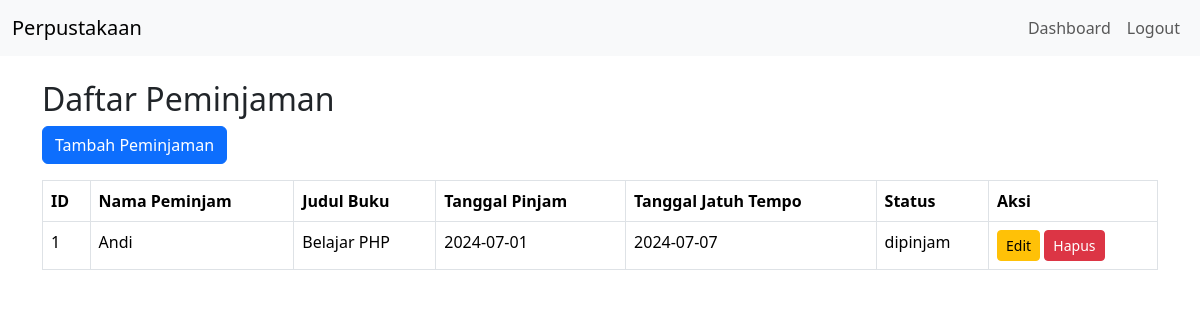
The app's page /manajemen_perpustakaan/peminjaman.php (signed in) with its own data.
### tables this page shows
CREATE TABLE `peminjaman` (
  `id_peminjaman` int NOT NULL,
  `id_buku` int NOT NULL,
  `nama_peminjam` varchar(255) NOT NULL,
  `tanggal_pinjam` date NOT NULL,
  `tanggal_jatuh_tempo` date NOT NULL,
  `tanggal_kembali` date DEFAULT NULL,
  `status` enum('dipinjam','dikembalikan') DEFAULT 'dipinjam',
  `dibuat_pada` timestamp NULL DEFAULT CURRENT_TIMESTAMP
);

CREATE TABLE `buku` (
  `id_buku` int NOT NULL,
  `judul` varchar(255) NOT NULL,
  `penulis` varchar(255) NOT NULL,
  `penerbit` varchar(255) NOT NULL,
  `tahun` int NOT NULL,
  `genre` varchar(100) DEFAULT NULL,
  `stok` int NOT NULL DEFAULT '0',
  `dibuat_pada` timestamp NULL DEFAULT CURRENT_TIMESTAMP
);

### manajemen_perpustakaan/peminjaman.php (the view, shortened to what this page needs)
<?php include('includes/header.php'); ?>
<h2>Daftar Peminjaman</h2>
<a href="tambah_peminjaman.php" class="btn btn-primary mb-3">Tambah Peminjaman</a>
<table class="table table-bordered">
    <thead>
        <tr>
            <th>ID</th>
            <th>Nama Peminjam</th>
            <th>Judul Buku</th>
            <th>Tanggal Pinjam</th>
            <th>Tanggal Jatuh Tempo</th>
            <th>Status</th>
            <th>Aksi</th>
        </tr>
    </thead>
    <tbody>
        <?php
        $sql = "SELECT peminjaman.*, buku.judul FROM peminjaman JOIN buku ON peminjaman.id_buku = buku.id_buku";
        $result = $conn->query($sql);
        if ($result->num_rows > 0) {
            while ($row = $result->fetch_assoc()) {
                echo "<tr>
                    <td>{$row['id_peminjaman']}</td>
                    <td>{$row['nama_peminjam']}</td>
                    <td>{$row['judul']}</td>
                    <td>{$row['tanggal_pinjam']}</td>
                    <td>{$row['tanggal_jatuh_tempo']}</td>
                    <td>{$row['status']}</td>
                    <td>
                        <a href='edit_peminjaman.php?id={$row['id_peminjaman']}' class='btn btn-warning btn-sm'>Edit</a>
                        <a href='hapus_peminjaman.php?id={$row['id_peminjaman']}' class='btn btn-danger btn-sm'>Hapus</a>
                    </td>
                </tr>";
            }
        } else {
            echo "<tr><td colspan='7'>Tidak ada peminjaman</td></tr>";
        }
        ?>
    </tbody>
</table>
<?php include('includes/footer.php'); ?>

### records on screen
peminjaman: id_peminjaman "1", nama_peminjam "Andi", id_buku.judul "Belajar PHP", tanggal_pinjam "2024-07-01", tanggal_jatuh_tempo "2024-07-07", status "dipinjam"
